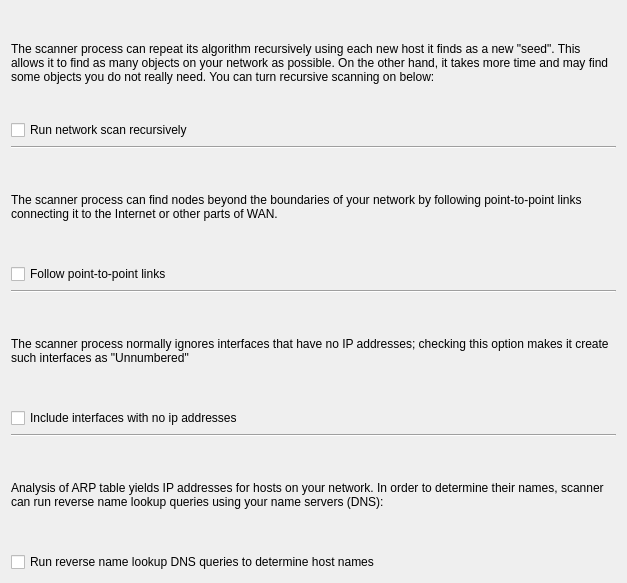
<?xml version="1.0" encoding="UTF-8"?>
<ui version="4.0">
 <class>ND_DiscoveryParametersPage_q</class>
 <widget class="QWizardPage" name="ND_DiscoveryParametersPage_q">
  <property name="geometry">
   <rect>
    <x>0</x>
    <y>0</y>
    <width>627</width>
    <height>583</height>
   </rect>
  </property>
  <property name="windowTitle">
   <string>WizardPage</string>
  </property>
  <layout class="QGridLayout" name="gridLayout">
   <item row="0" column="0">
    <widget class="QLabel" name="textLabel7">
     <property name="text">
      <string>The scanner process can repeat its algorithm recursively using each new host it finds as a new &quot;seed&quot;. This allows it to find as many objects on your network as possible. On the other hand, it takes more time and may find some objects you do not really need. You can turn recursive scanning on below:</string>
     </property>
     <property name="alignment">
      <set>Qt::AlignmentFlag::AlignVCenter</set>
     </property>
     <property name="wordWrap">
      <bool>true</bool>
     </property>
    </widget>
   </item>
   <item row="1" column="0">
    <widget class="QCheckBox" name="snmpRecursive">
     <property name="text">
      <string>Run network scan recursively</string>
     </property>
    </widget>
   </item>
   <item row="2" column="0">
    <widget class="Line" name="line1">
     <property name="frameShape">
      <enum>QFrame::Shape::HLine</enum>
     </property>
     <property name="frameShadow">
      <enum>QFrame::Shadow::Sunken</enum>
     </property>
     <property name="orientation">
      <enum>Qt::Orientation::Horizontal</enum>
     </property>
    </widget>
   </item>
   <item row="3" column="0">
    <widget class="QLabel" name="textLabel8">
     <property name="text">
      <string>The scanner process can find nodes beyond the boundaries of your network by following point-to-point links connecting it to the Internet or other parts of WAN.</string>
     </property>
     <property name="alignment">
      <set>Qt::AlignmentFlag::AlignVCenter</set>
     </property>
     <property name="wordWrap">
      <bool>true</bool>
     </property>
    </widget>
   </item>
   <item row="4" column="0">
    <widget class="QCheckBox" name="snmpFollowP2P">
     <property name="text">
      <string>Follow point-to-point links</string>
     </property>
    </widget>
   </item>
   <item row="5" column="0">
    <widget class="Line" name="line2">
     <property name="frameShape">
      <enum>QFrame::Shape::HLine</enum>
     </property>
     <property name="frameShadow">
      <enum>QFrame::Shadow::Sunken</enum>
     </property>
     <property name="orientation">
      <enum>Qt::Orientation::Horizontal</enum>
     </property>
    </widget>
   </item>
   <item row="6" column="0">
    <widget class="QLabel" name="textLabel9">
     <property name="text">
      <string>The scanner process normally ignores interfaces that have no IP addresses; checking this option makes it create such interfaces as &quot;Unnumbered&quot;</string>
     </property>
     <property name="alignment">
      <set>Qt::AlignmentFlag::AlignVCenter</set>
     </property>
     <property name="wordWrap">
      <bool>true</bool>
     </property>
    </widget>
   </item>
   <item row="7" column="0">
    <widget class="QCheckBox" name="snmpIncludeUnnumbered">
     <property name="text">
      <string>Include interfaces with no ip addresses</string>
     </property>
    </widget>
   </item>
   <item row="8" column="0">
    <widget class="Line" name="line3">
     <property name="frameShape">
      <enum>QFrame::Shape::HLine</enum>
     </property>
     <property name="frameShadow">
      <enum>QFrame::Shadow::Sunken</enum>
     </property>
     <property name="orientation">
      <enum>Qt::Orientation::Horizontal</enum>
     </property>
    </widget>
   </item>
   <item row="9" column="0">
    <widget class="QLabel" name="textLabel10">
     <property name="text">
      <string>Analysis of ARP table yields IP addresses for hosts on your network. In order to determine their names, scanner can run reverse name lookup queries using your name servers (DNS):</string>
     </property>
     <property name="alignment">
      <set>Qt::AlignmentFlag::AlignVCenter</set>
     </property>
     <property name="wordWrap">
      <bool>true</bool>
     </property>
    </widget>
   </item>
   <item row="10" column="0">
    <widget class="QCheckBox" name="snmpDoDNS">
     <property name="text">
      <string>Run reverse name lookup DNS queries to determine host names</string>
     </property>
     <property name="checked">
      <bool>false</bool>
     </property>
    </widget>
   </item>
  </layout>
 </widget>
 <resources/>
 <connections/>
</ui>
